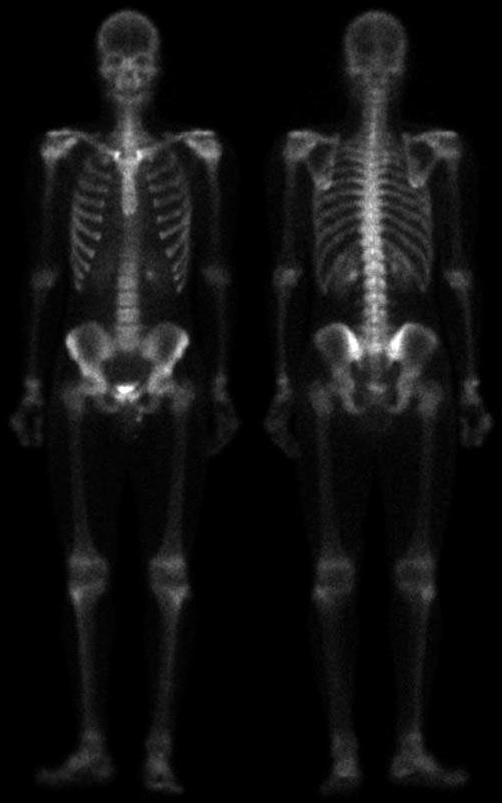
%> input picture week_04/img/Fig0306(a)(bone-scan-GE).tif, 502 x 803 px
$ octave ex3_04.m   (GNU Octave 9; MATLAB toolbox functions it lacks are replaced by stand-ins)
%> lines starting %> are read from the running program, lines starting %| are printed output that depends on the picture
%
% ex3_04.m
%

clear all;
close all;

%% 1.1

f = imread('img/Fig0306(a)(bone-scan-GE).tif');
%> f is the input picture: size 803x502 uint8; min 0, max 255, mean 17.1
w = [0.1 0.1 0.1;
     0.1 0.9 0.1;
     0.1 0.1 0.1];

afterfilter = conv2(double(f), w);
figure(1);
subplot(1, 2, 1); imshow(f);
subplot(1, 2, 2); imshow(uint8(afterfilter));
%> after `imshow(uint8(afterfilter))`:
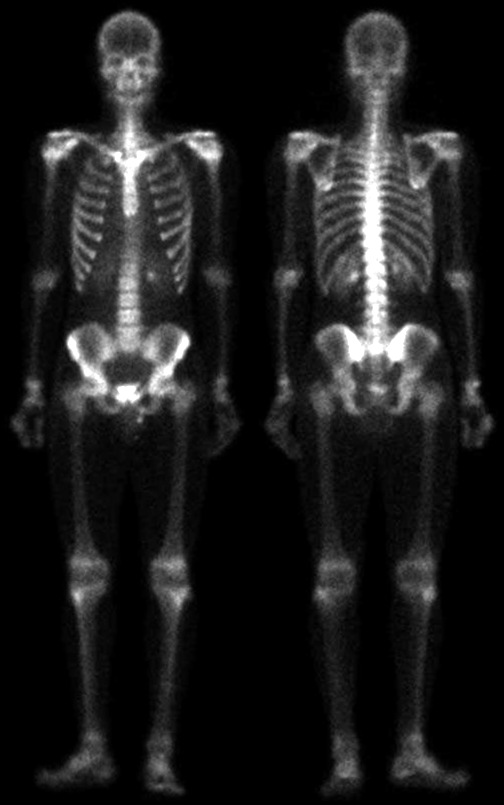
%> displayed picture: size 805x504, on the screen's scale of 0 to 255; min 0, max 255, mean 28.6

%% 1.2

lowresult1 = imfilter(double(f), w, 'conv', 'replicate');
lowresult2 = imfilter(double(f), w, 'corr', 'replicate');

figure(2);
subplot(1, 3, 1); imshow(f);
subplot(1, 3, 2); imshow(lowresult1);
%> after `imshow(lowresult1)`:
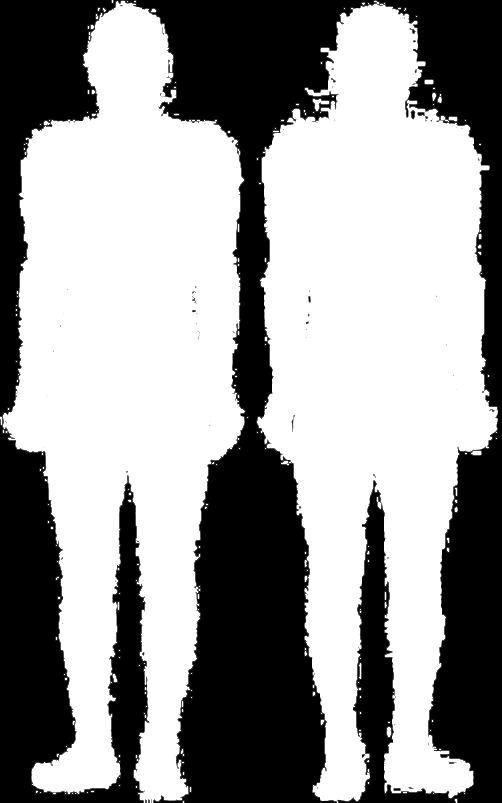
%> displayed picture: size 803x502, on the screen's scale of 0 to 255; min 0, max 255, mean 151.9
subplot(1, 3, 3); imshow(lowresult2);

%% 2.1

hw = [1  1  1;
      1 -8  1;
      1  1  1];

hiresult = imfilter(double(f), hw, 'conv', 'replicate');
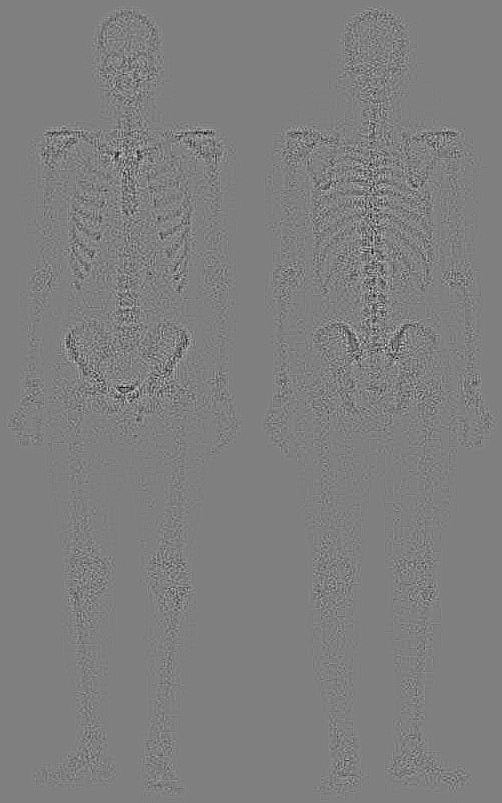
%> hiresult: size 803x502 double; min -208, max 208, mean 0; drawn with min black and max white

figure(3);
subplot(1, 3, 1); imshow(f);
subplot(1, 3, 2); imshow(uint8(lowresult1));
subplot(1, 3, 3); imshow(uint8(hiresult));
%> after `imshow(uint8(hiresult))`:
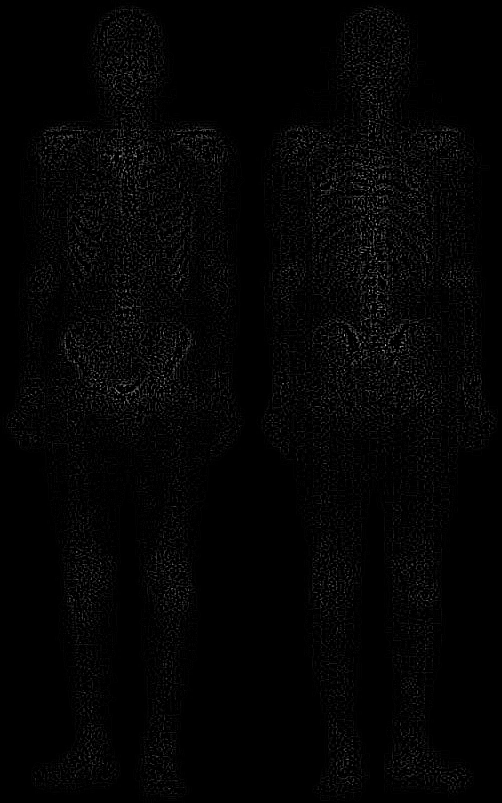
%> displayed picture: size 803x502, on the screen's scale of 0 to 255; min 0, max 208, mean 4.2

%% 2.2

white(1:50, 1:50) = 1;
black(1:50, 1:50) = 0;
blkwht = [black white; white black];

w5 = ones(5);
result1 = imfilter(double(blkwht), w5, 'conv');
result2 = imfilter(double(blkwht), w5, 'conv', 'replicate');
result3 = imfilter(double(blkwht), w5, 'conv', 'symmetric');
result4 = imfilter(double(blkwht), w5, 'conv', 'circular');

figure(4);
subplot(2, 3, 1); imshow(blkwht);
subplot(2, 3, 2); imshow(im2uint8(mat2gray(result1)));
subplot(2, 3, 3); imshow(im2uint8(mat2gray(result2)));
subplot(2, 3, 5); imshow(im2uint8(mat2gray(result3)));
subplot(2, 3, 6); imshow(im2uint8(mat2gray(result4)));
%> after `imshow(im2uint8(mat2gray(result4)))`:
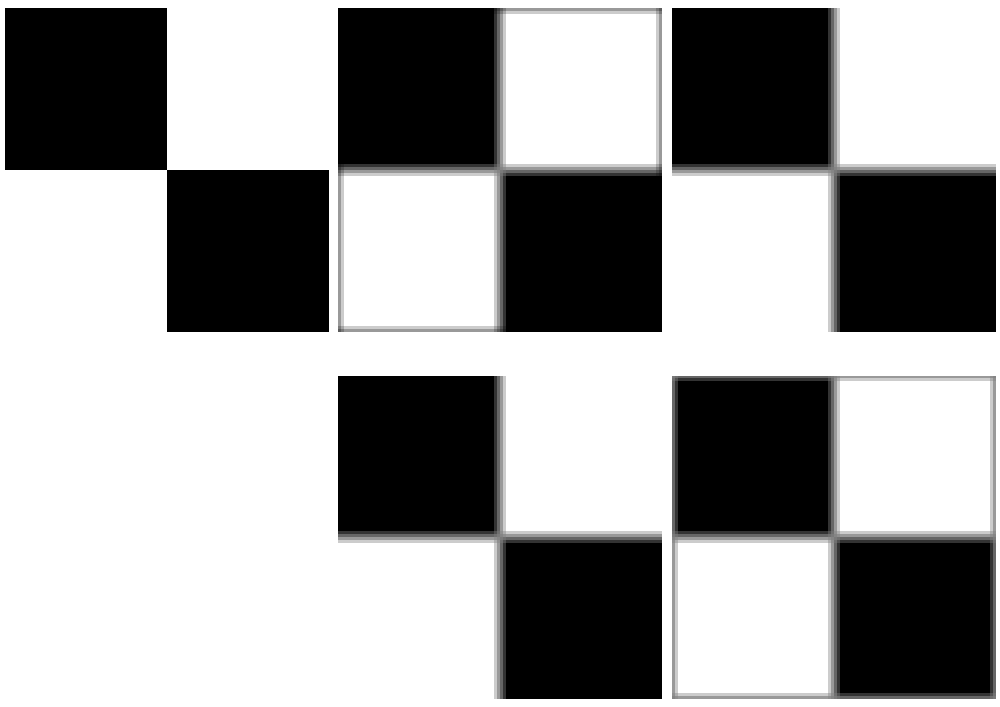
%> figure redrawn from the program's plot data, 5 panels


%% 3.1

%> (the run ends here)
